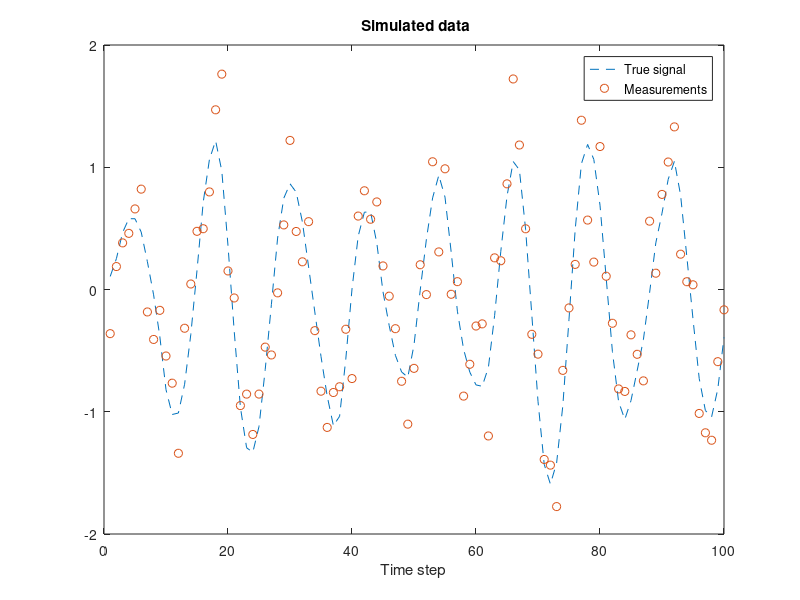
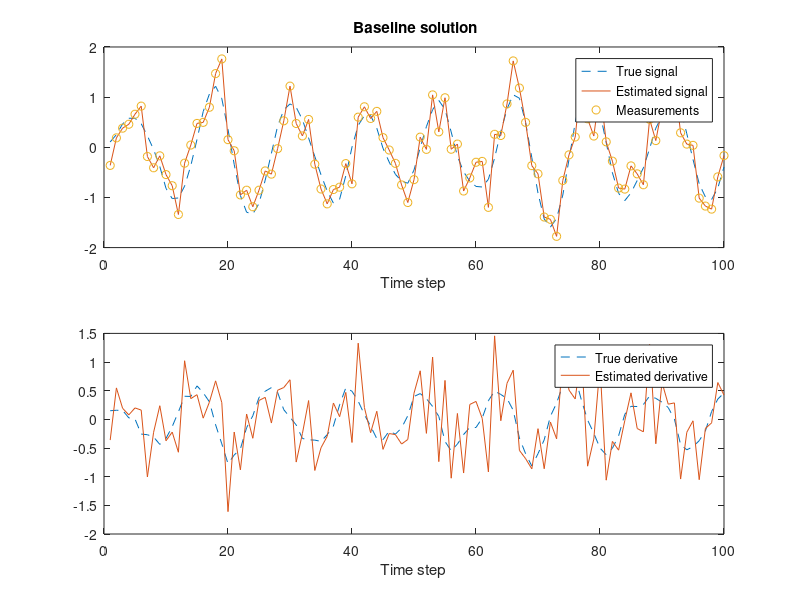
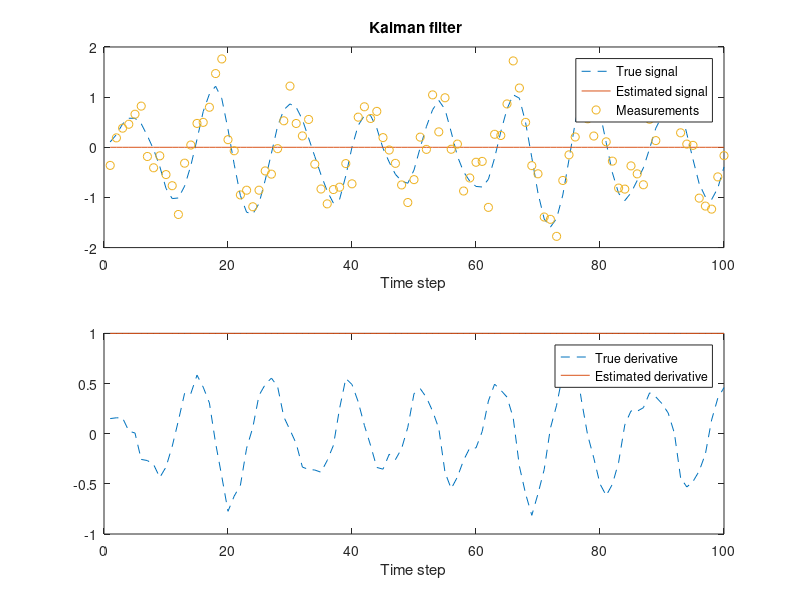

These charts were generated, in order, by the following MATLAB code:
%%%%%%%%%%%%%%%%%%%%%%%%%%%%%%%%%%%%%%%%%%%%%%%%%%%%%%%%%%%%%%%%%%%%%%%%%%%
%
% Supplemental Matlab code for Exercise 6.4 in the book
%
% Simo Sarkka and Lennart Svensson (2023), Bayesian Filtering and Smoothing,
% 2nd ed. Cambridge University Press. 
%
% See LICENSE provided with the software.
%
%%%%%%%%%%%%%%%%%%%%%%%%%%%%%%%%%%%%%%%%%%%%%%%%%%%%%%%%%%%%%%%%%%%%%%%%%%%

%% Generate data

  % Lock random seed
  rng(123);

  % Gaussian ranom draw, m is the mean and S the covariance
  gauss_rnd = @(m,S) m + chol(S)'*randn(size(m));
  
  % Calculate root mean squared error
  rmse = @(x,y) sqrt(mean((x(:)-y(:)).^2));
  
  % Define parameters
  steps = 100;  % Number of time steps
  w     = 0.5;  % Angular velocity
  q     = 0.01; % Process noise spectral density
  r     = 0.1;  % Measurement noise variance

  % This is the transition matrix
  A = [cos(w)    sin(w)/w; 
       -w*sin(w) cos(w)];

  % This is the process noise covariance
  Q = [0.5*q*(w-cos(w)*sin(w))/w^3 0.5*q*sin(w)^2/w^2;
       0.5*q*sin(w)^2/w^2          0.5*q*(w+cos(w)*sin(w))/w];

  % This is the true initial value
  x0 = [0;0.1]; 

  % Simulate data
  X = zeros(2,steps);  % The true signal
  Y = zeros(1,steps);  % Measurements
  T = 1:steps;         % Time
  x = x0;
  for k=1:steps
    x = gauss_rnd(A*x,Q);
    y = gauss_rnd(x(1),r);
    X(:,k) = x;
    Y(:,k) = y;
  end

  % Visualize
  figure; clf;
    plot(T,X(1,:),'--',T,Y,'o');
    legend('True signal','Measurements');
    xlabel('Time step'); title('\bf Simulated data')
    
  
%% Baseline solution

  % Baseline solution. The estimates
  % of x_k are stored as columns of
  % the matrix EST1.
  
  % Calculate baseline estimate
  m1 = [0;1];  % Initialize first step with a guess
  EST1 = zeros(2,steps);
  for k=1:steps
    m1(2) = Y(k)-m1(1);
    m1(1) = Y(k);
    EST1(:,k) = m1;
  end

  % Visualize results
  figure; clf;
  
  % Plot the signal and its estimate
  subplot(2,1,1);
    plot(T,X(1,:),'--',T,EST1(1,:),'-',T,Y,'o');
    legend('True signal','Estimated signal','Measurements');
    xlabel('Time step'); title('\bf Baseline solution')
  
  % Plot the derivative and its estimate
  subplot(2,1,2);
    plot(T,X(2,:),'--',T,EST1(2,:),'-');
    legend('True derivative','Estimated derivative');
    xlabel('Time step')

  % Compute error
  err1 = rmse(X,EST1)
  
  
%% Kalman filter
  
  % Kalman filter solution. The estimates
  % of x_k are stored as columns of
  % the matrix EST2.

  m2 = [0;1];  % Initialize first step
  P2 = eye(2); % Some uncertanty in covariance  
  EST2 = zeros(2,steps); % Allocate space for results

  % Run Kalman filter
  for k=1:steps
    % TODO: Replace these with the Kalman filter equations
    m2 = m2;
    P2 = P2;
    warning('You should add the Kalman filtering equations.')
    
    % Store the results
    EST2(:,k) = m2;
  end

  % Visualize results
  figure; clf
  
  % Plot the signal and its estimate
  subplot(2,1,1);
    plot(T,X(1,:),'--',T,EST2(1,:),'-',T,Y,'o');
    legend('True signal','Estimated signal','Measurements');
    xlabel('Time step'); title('\bf Kalman filter')
  
  % Plot the derivative and its estimate
  subplot(2,1,2);
    plot(T,X(2,:),'--',T,EST2(2,:),'-');
    legend('True derivative','Estimated derivative');
    xlabel('Time step')

  % Compute error
  err2 = rmse(X,EST2)

